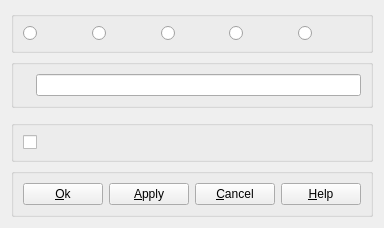
<ui version="4.0" >
 <class>DlgRef_Skeleton_QTD</class>
 <widget class="QWidget" name="DlgRef_Skeleton_QTD" >
  <property name="geometry" >
   <rect>
    <x>0</x>
    <y>0</y>
    <width>364</width>
    <height>217</height>
   </rect>
  </property>
  <property name="windowTitle" >
   <string/>
  </property>
  <layout class="QGridLayout" >
   <item row="0" column="0" >
    <widget class="QGroupBox" name="GroupConstructors" >
     <property name="sizePolicy" >
      <sizepolicy vsizetype="Fixed" hsizetype="Preferred" >
       <horstretch>0</horstretch>
       <verstretch>0</verstretch>
      </sizepolicy>
     </property>
     <property name="title" >
      <string/>
     </property>
     <layout class="QHBoxLayout" >
      <item>
       <widget class="QRadioButton" name="RadioButton1" >
        <property name="text" >
         <string/>
        </property>
       </widget>
      </item>
      <item>
       <widget class="QRadioButton" name="RadioButton2" >
        <property name="text" >
         <string/>
        </property>
       </widget>
      </item>
      <item>
       <widget class="QRadioButton" name="RadioButton3" >
        <property name="text" >
         <string/>
        </property>
       </widget>
      </item>
      <item>
       <widget class="QRadioButton" name="RadioButton4" >
        <property name="text" >
         <string/>
        </property>
       </widget>
      </item>
      <item>
       <widget class="QRadioButton" name="RadioButton5" >
        <property name="text" >
         <string/>
        </property>
       </widget>
      </item>
     </layout>
    </widget>
   </item>
   <item row="1" column="0" >
    <widget class="QGroupBox" name="GroupBoxName" >
     <property name="sizePolicy" >
      <sizepolicy vsizetype="Fixed" hsizetype="Preferred" >
       <horstretch>0</horstretch>
       <verstretch>0</verstretch>
      </sizepolicy>
     </property>
     <property name="title" >
      <string/>
     </property>
     <layout class="QHBoxLayout" >
      <property name="spacing" >
       <number>6</number>
      </property>
      <property name="leftMargin" >
       <number>9</number>
      </property>
      <property name="topMargin" >
       <number>9</number>
      </property>
      <property name="rightMargin" >
       <number>9</number>
      </property>
      <property name="bottomMargin" >
       <number>9</number>
      </property>
      <item>
       <widget class="QLabel" name="NameLabel" >
        <property name="text" >
         <string/>
        </property>
        <property name="wordWrap" >
         <bool>false</bool>
        </property>
       </widget>
      </item>
      <item>
       <widget class="QLineEdit" name="ResultName" />
      </item>
     </layout>
    </widget>
   </item>
   <item row="2" column="0" >
    <widget class="QWidget" native="1" name="GroupMedium" >
     <property name="sizePolicy" >
      <sizepolicy vsizetype="Expanding" hsizetype="Expanding" >
       <horstretch>0</horstretch>
       <verstretch>0</verstretch>
      </sizepolicy>
     </property>
    </widget>
   </item>
   <item row="3" column="0" >
    <widget class="QGroupBox" name="GroupBoxPublish" >
     <property name="title" >
      <string/>
     </property>
     <layout class="QHBoxLayout" >
      <item>
       <widget class="QCheckBox" name="CheckBoxRestoreSS" >
        <property name="text" >
         <string/>
        </property>
       </widget>
      </item>
     </layout>
    </widget>
   </item>
   <item row="4" column="0" >
    <widget class="QGroupBox" name="GroupButtons" >
     <property name="sizePolicy" >
      <sizepolicy vsizetype="Fixed" hsizetype="Expanding" >
       <horstretch>0</horstretch>
       <verstretch>0</verstretch>
      </sizepolicy>
     </property>
     <property name="title" >
      <string/>
     </property>
     <layout class="QHBoxLayout" >
      <property name="spacing" >
       <number>6</number>
      </property>
      <property name="leftMargin" >
       <number>9</number>
      </property>
      <property name="topMargin" >
       <number>9</number>
      </property>
      <property name="rightMargin" >
       <number>9</number>
      </property>
      <property name="bottomMargin" >
       <number>9</number>
      </property>
      <item>
       <widget class="QPushButton" name="buttonOk" >
        <property name="text" >
         <string>&amp;Ok</string>
        </property>
       </widget>
      </item>
      <item>
       <widget class="QPushButton" name="buttonApply" >
        <property name="text" >
         <string>&amp;Apply</string>
        </property>
       </widget>
      </item>
      <item>
       <spacer>
        <property name="orientation" >
         <enum>Qt::Horizontal</enum>
        </property>
        <property name="sizeType" >
         <enum>QSizePolicy::Expanding</enum>
        </property>
        <property name="sizeHint" >
         <size>
          <width>91</width>
          <height>0</height>
         </size>
        </property>
       </spacer>
      </item>
      <item>
       <widget class="QPushButton" name="buttonCancel" >
        <property name="text" >
         <string>&amp;Cancel</string>
        </property>
       </widget>
      </item>
      <item>
       <widget class="QPushButton" name="buttonHelp" >
        <property name="text" >
         <string>&amp;Help</string>
        </property>
       </widget>
      </item>
     </layout>
    </widget>
   </item>
  </layout>
 </widget>
 <tabstops>
  <tabstop>CheckBoxRestoreSS</tabstop>
  <tabstop>buttonOk</tabstop>
  <tabstop>buttonApply</tabstop>
  <tabstop>buttonCancel</tabstop>
  <tabstop>buttonHelp</tabstop>
  <tabstop>RadioButton1</tabstop>
  <tabstop>RadioButton2</tabstop>
  <tabstop>RadioButton3</tabstop>
  <tabstop>RadioButton4</tabstop>
  <tabstop>RadioButton5</tabstop>
  <tabstop>ResultName</tabstop>
 </tabstops>
 <resources/>
 <connections/>
</ui>
